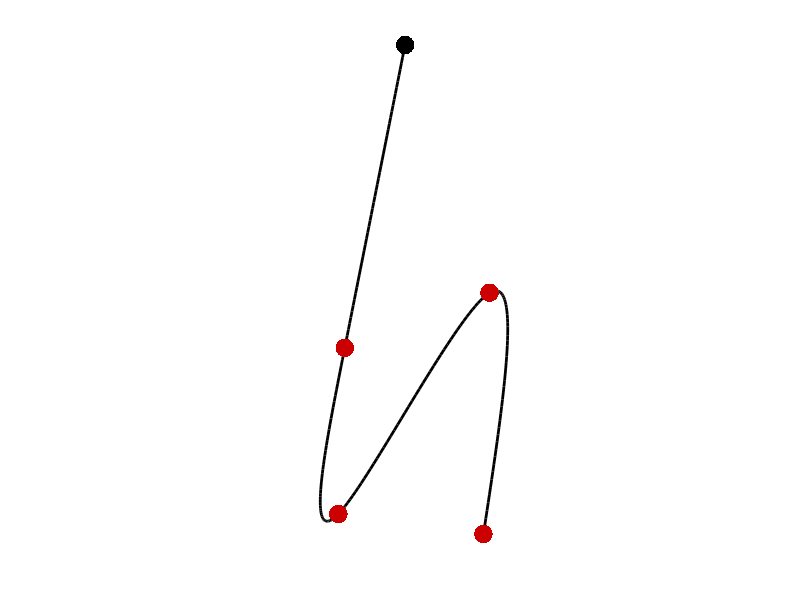

The MATLAB script that drew this image:
function demo_MPC_noInitialState01
% Batch LQT solution determining the optimal initial state together with the optimal control commands.
%
% If this code is useful for your research, please cite the related publication:
% @incollection{Calinon19chapter,
% 	author="Calinon, S. and Lee, D.",
% 	title="Learning Control",
% 	booktitle="Humanoid Robotics: a Reference",
% 	publisher="Springer",
% 	editor="Vadakkepat, P. and Goswami, A.", 
% 	year="2019",
% 	pages="1261--1312",
% 	doi="10.1007/978-94-007-6046-2_68"
% }
% 
% Copyright (c) 2019 Idiap Research Institute, http://idiap.ch/
% Written by Sylvain Calinon, http://calinon.ch/
% 
% This file is part of PbDlib, http://www.idiap.ch/software/pbdlib/
% 
% PbDlib is free software: you can redistribute it and/or modify
% it under the terms of the GNU General Public License version 3 as
% published by the Free Software Foundation.
% 
% PbDlib is distributed in the hope that it will be useful,
% but WITHOUT ANY WARRANTY; without even the implied warranty of
% MERCHANTABILITY or FITNESS FOR A PARTICULAR PURPOSE. See the
% GNU General Public License for more details.
% 
% You should have received a copy of the GNU General Public License
% along with PbDlib. If not, see <http://www.gnu.org/licenses/>.

addpath('./m_fcts/');


%% Parameters
%%%%%%%%%%%%%%%%%%%%%%%%%%%%%%%%%%%%%%%%%%%%%%%%%%%%%%%%%%%%%%%%%%%%%%%%%%%
nbData = 200; %Number of datapoints
nbPoints = 4; %Number of keypoints
nbVarPos = 2; %Dimension of position data (here: x1,x2)
nbDeriv = 2; %Number of static and dynamic features (nbDeriv=2 for [x,dx] and u=ddx)
nbVar = nbVarPos * nbDeriv; %Dimension of state vector
dt = 1E-2; %Time step duration
rfactor = 1E-8; %dt^nbDeriv;	%Control cost in LQR
R = speye((nbData-1)*nbVarPos) * rfactor; %Control cost matrix


%% Dynamical System settings (discrete version)
%%%%%%%%%%%%%%%%%%%%%%%%%%%%%%%%%%%%%%%%%%%%%%%%%%%%%%%%%%%%%%%%%%%%%%%%%%%
A1d = zeros(nbDeriv);
for i=0:nbDeriv-1
	A1d = A1d + diag(ones(nbDeriv-i,1),i) * dt^i * 1/factorial(i); %Discrete 1D
end
B1d = zeros(nbDeriv,1); 
for i=1:nbDeriv
	B1d(nbDeriv-i+1) = dt^i * 1/factorial(i); %Discrete 1D
end
A = kron(A1d, speye(nbVarPos)); %Discrete nD
B = kron(B1d, speye(nbVarPos)); %Discrete nD

%Build Sx and Su transfer matrices
Su = sparse(nbVar*nbData, nbVarPos*(nbData-1));
Sx = kron(ones(nbData,1), speye(nbVar));
M = B;
for n=2:nbData
	id1 = (n-1)*nbVar+1:nbData*nbVar;
	Sx(id1,:) = Sx(id1,:) * A;
	id1 = (n-1)*nbVar+1:n*nbVar; 
	id2 = 1:(n-1)*nbVarPos;
	Su(id1,id2) = M;
	M = [A*M(:,1:nbVarPos), M]; 
end


%% Task setting
%%%%%%%%%%%%%%%%%%%%%%%%%%%%%%%%%%%%%%%%%%%%%%%%%%%%%%%%%%%%%%%%%%%%%%%%%%%
tl = linspace(1,nbData,nbPoints+1);
tl = round(tl(2:end)); %[nbData/2, nbData];
MuQ = zeros(nbVar*nbData,1); 
Q = zeros(nbVar*nbData);
for t=1:length(tl)
	id(:,t) = [1:nbVarPos] + (tl(t)-1) * nbVar;
	Q(id(:,t), id(:,t)) = eye(nbVarPos);
	MuQ(id(:,t)) = rand(nbVarPos,1) - 0.5;
end


%% Batch LQT reproduction without specifying initial point
%%%%%%%%%%%%%%%%%%%%%%%%%%%%%%%%%%%%%%%%%%%%%%%%%%%%%%%%%%%%%%%%%%%%%%%%%%%
S = [Sx, Su];
Ra = blkdiag(zeros(nbVar), R);
ua = (S' * Q * S + Ra) \ S' * Q * MuQ; 
rx = reshape(S*ua, nbVar, nbData); %Reshape data for plotting

% x0 = ua(1:nbVar,1); %Optimal starting point 
% u = ua(nbVar+1:end,1); %Optimal control commands

% %Standard LQT solution
% x0 = zeros(nbVar,1);
% u = (Su' * Q * Su + R) \ Su' * Q * (MuQ - Sx * x0); 
% rx = reshape(Sx*x0+Su*u, nbVar, nbData); %Reshape data for plotting


%% Plot 2D
%%%%%%%%%%%%%%%%%%%%%%%%%%%%%%%%%%%%%%%%%%%%%%%%%%%%%%%%%%%%%%%%%%%%%%%%%%%
figure('position',[10 10 1000 1000],'color',[1 1 1],'name','x1-x2 plot'); hold on; axis off;
plot(rx(1,:), rx(2,:), '-','linewidth',2,'color',[0 0 0]);
plot(rx(1,1), rx(2,1), '.','markersize',40,'color',[0 0 0]);
plot(MuQ(id(1,:)), MuQ(id(2,:)), '.','markersize',40,'color',[.8 0 0]);
axis equal; 
% print('-dpng','graphs/demo_MPC_noInitialState01.png');

pause;
close all;